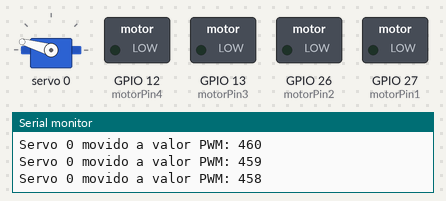
Bench run of a sketch on a simulated ESP32. Parts: servo, switched loads named in the sketch (green lamp = pin HIGH), the last lines printed to the serial monitor.

Above: at 5.05 s.
At 8.25 s:
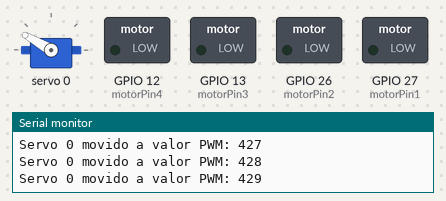
At 17.05 s:
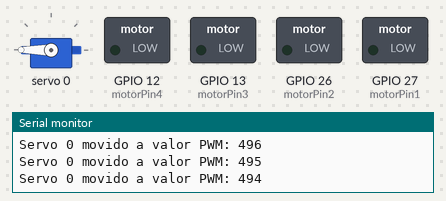
Timing chart, 0 to 28.1 s (numbered marks = the images above):
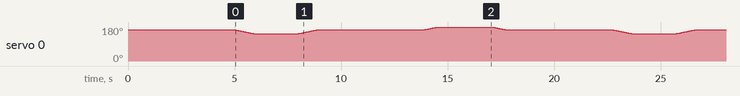

The sketch:

Servo_test_0_PCA.ino
```cpp
/*
  Prueba de Servomotores con PCA9685 y Rango Calibrado en ESP32

  Este programa controla un servomotor utilizando el módulo PCA9685 y un ESP32DevKitV1.
  Los movimientos se adaptan a un rango calibrado debido a las restricciones mecánicas,
  con ángulos configurados para centro, mínimo y máximo. Al finalizar el movimiento de los servos,
  el programa desactiva los pines de los motores DC para evitar daños en el puente H.

  Conexiones:
  - PCA9685:
    - VCC -> 5V
    - GND -> GND
    - SDA -> GPIO 21 (ESP32)
    - SCL -> GPIO 22 (ESP32)
  - Servomotor:
    - Conectar el servo al canal 0 del PCA9685
  - Puente H (Motores DC):
    - Configura los pines según tu conexión específica para controlar el puente H

  Autor: [Tu Nombre]
  Fecha: [Fecha Actual]
  Licencia: MIT (Licencia de código abierto)
*/

#include <Wire.h>
#include <Adafruit_PWMServoDriver.h>
Adafruit_PWMServoDriver pca9685 = Adafruit_PWMServoDriver(0x40); // Dirección I2C 0x40 por defecto

// Configuración del rango de PWM calibrado para el servo
const int SERVO_MIN = 415; // Valor mínimo de PWM para el ángulo inicial calibrado
const int SERVO_MAX = 505; // Valor máximo de PWM para el ángulo final calibrado
const int SERVO_CENTRO = 460; // Valor de PWM para el ángulo central calibrado

// Pines para los motores DC controlados por el puente H
const int motorPin1 = 27; // Ajusta según tu conexión
const int motorPin2 = 26; // Ajusta según tu conexión
const int motorPin3 = 13; // Ajusta según tu conexión
const int motorPin4 = 12; // Ajusta según tu conexión

void setup() {
  Serial.begin(115200);
  Serial.println("Iniciando prueba de servomotor con rango calibrado...");

  // Inicializa la comunicación I2C
  Wire.begin(21, 22); // SDA en GPIO 21, SCL en GPIO 22

  // Inicializa el módulo PCA9685
  pca9685.begin();
  pca9685.setPWMFreq(50); // Frecuencia de 50 Hz para control de servos

  // Configura los pines de los motores como salidas y desactívalos
  pinMode(motorPin1, OUTPUT);
  pinMode(motorPin2, OUTPUT);
  pinMode(motorPin3, OUTPUT);
  pinMode(motorPin4, OUTPUT);
  desactivarMotores();

  // Coloca el servo en la posición central
  moverServo(0, SERVO_CENTRO);
  delay(5000); // Pausa de 5 segundos en la posición central
}

void loop() {
  // Mover suavemente al ángulo mínimo (110 grados calibrados)
  moverSuavemente(0, SERVO_CENTRO, SERVO_MIN);
  delay(2000); // Quedarse 2 segundos en la posición mínima

  // Mover suavemente al ángulo central calibrado
  moverSuavemente(0, SERVO_MIN, SERVO_CENTRO);
  delay(5000); // Quedarse 5 segundos en el centro

  // Mover suavemente al ángulo máximo (328 grados calibrados)
  moverSuavemente(0, SERVO_CENTRO, SERVO_MAX);
  delay(2000); // Quedarse 2 segundos en la posición máxima

  // Mover suavemente al ángulo central calibrado
  moverSuavemente(0, SERVO_MAX, SERVO_CENTRO);
  delay(5000); // Quedarse 5 segundos en el centro

  // Desactivar los pines de los motores DC al finalizar el ciclo
  desactivarMotores();
}

// Función para mover un servo a una posición específica
void moverServo(int numServo, int pwmValue) {
  pca9685.setPWM(numServo, 0, pwmValue);
  Serial.print("Servo ");
  Serial.print(numServo);
  Serial.print(" movido a valor PWM: ");
  Serial.println(pwmValue);
}

// Función para mover suavemente el servo desde un valor PWM a otro
void moverSuavemente(int numServo, int desde, int hasta) {
  int paso = (desde < hasta) ? 1 : -1;
  for (int pwmValue = desde; pwmValue != hasta; pwmValue += paso) {
    moverServo(numServo, pwmValue);
    delay(20); // Ajusta el valor para un movimiento más suave o rápido
  }
}

// Función para desactivar los motores DC
void desactivarMotores() {
  digitalWrite(motorPin1, LOW);
  digitalWrite(motorPin2, LOW);
  digitalWrite(motorPin3, LOW);
  digitalWrite(motorPin4, LOW);
  Serial.println("Motores desactivados.");
}
```
